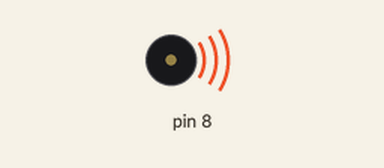
Simulated run of this sketch. Board: Arduino Mega 2560, built with avr-gcc and run on an emulated ATmega2560. Shown: buzzer (waves = sounding).

Above: at 0.1 s.
At 114.9 s:
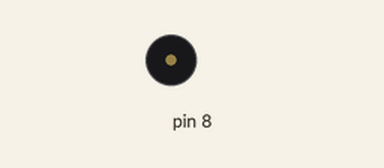
Timing chart, 0 to 116.4 s (numbered marks = the images above):
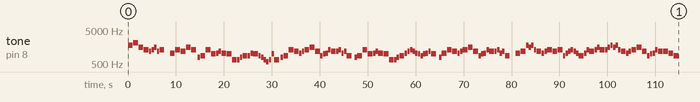

The sketch:

yihonglian.ino
```cpp
/*
 *《忆红莲》 曲谱
 *作词：孤簧
 *作曲：水琴
 *PV：师语
 *bilibili ID = av737481
 *曲谱输入：离枝
 */
 #include "pitchesNMN.h" //设置好路径
 //曲谱:
 int melody[]={
  z6,g1,z5,z3,z2,z3,z5,z2,z3,0,//10
  z1,z3,z2,z5,z3,      //5
  0, d5,d6,z3,d7,z1,z2,z1,d7,d3,//10
  d3,d5,d6,d6,z1,d7,d6,d5,d3,d2,d3,d7,d3,//13 lu
  0, d5,d6,z3,z2,z1,z2,z3,z5,z2,//10 lu
  d6,d7,z1,z3,z2,z2,z3,z1,z2,d6,//10 chu

  0, d5,d6,z3,d7,z1,z2,z1,d7,d3,//10 bu
  d3,d5,d6,z1,z2,z3,z2,z1,d7,d6,d7,z1,z2,d7,//14 wu
  0, d5,z1,z3,z2,z1,z2,z3,z5,z2,//10 wu
  d6,d7,z1,z3,z2,z2,z3,z1,z2,d6,0,//11 chu
  z1,z2,z6,z5,z6,z3,z2,z1,z2,z3,z2,z3,//12 gu
  d6,z1,z2,z3,z2,z1,d6,z1,z3,z2,z3,z5,z3,//13 wu
  z3,z5,z6,z5,z6,z3,z2,z1,z2,z3,z5,z2,//12 zhu
  d6,d7,z1,z3,z2,z2,z1,d6, 0,//9 chu


 };

 //音符持续时间：4 = 四分之一音符，8 = 八分之一音符:
 int noteDurations[] = {
 1,1,1,1,2,2,2,2,1,1,
 1,1,1,1,1,
 4,2,1,1,1,2,2,1,1,1,
 2,2,1,2,2,1,2,2,2,2,2,2,1,
 4,2,1,1,1,2,2,1,1,1,
 2,2,2,2,1,2,2,2,2,1,// chu

 2,2,1,1,1,2,2,1,1,1,//10 bu
 2,2,1,2,2,2,2,2,2,2,2,2,2,1,//14 wu
 2,2,1,1,1,2,2,1,1,1,//10 wu
 2,2,2,2,1,2,2,2,2,1,1,//11 chu
 1,1,2,2,2,2,1,2,2,1,1,1,//12 gu
 2,2,2,2,2,2,1,2,2,1,2,2,1,//13 wu
 2,2,2,2,2,2,1,2,2,1,1,1,//12 zhu
 2,2,2,2,1,1,1,1,1,//9 zhu
 };

 void setup() {
  // 增删节拍时，需要修改 thisNote 的数字:
  for (int thisNote = 0; thisNote < 149; thisNote++) {

    int noteDuration = 1000 / noteDurations[thisNote];
    tone(8, melody[thisNote], noteDuration);

    // 为了区分, 设置好最小时间.
    // 建议持续时间 + 30% :
    int pauseBetweenNotes = noteDuration * 1.1;
    delay(pauseBetweenNotes);
    // 停止:
    noTone(8);
  }
 }

void loop() {
  //

}
```

pitchesNMN.h
```cpp
/*************************************************
 * 作者: litchi
 * 参考资料: https://zh.wikipedia.org/wiki/%E5%8D%81%E4%BA%8C%E5%B9%B3%E5%9D%87%E5%BE%8B
 * 简谱: 简谱符号 频率（Hz）
 * 使用: 如 bd6表示倍低音mi; d2表示低音re; z1表示中音do；g4表示高音fa
 *************************************************/
//倍低音表示 cdn:
#define bd3 330
#define bd4 349
#define bd5 392
#define bd6 440
#define bd7 494
//低音表示 dn:
#define d1  523
#define d2  587
#define d3  659
#define d4  698
#define d5  784
#define d6  880
#define d7  988
//中音表示 zn:
#define z1  1047
#define z2  1175
#define z3  1319
#define z4  1397
#define z5  1568
#define z6  1760
#define z7  1976
//高音表示 gn:
#define g1  2093
#define g2  2349
#define g3  2637
#define g4  2794
#define g5  3136
#define g6  3520
#define g7  3951
```
